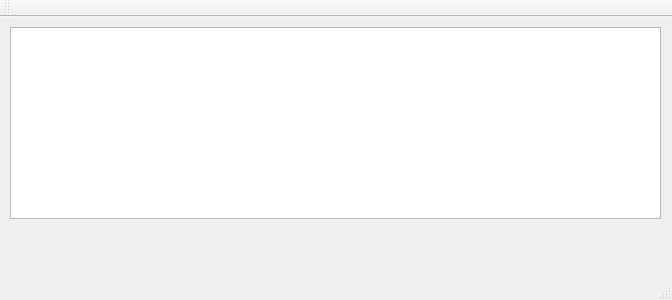
<?xml version="1.0" encoding="UTF-8"?>
<ui version="4.0">
 <class>MainWindow</class>
 <widget class="QMainWindow" name="MainWindow">
  <property name="geometry">
   <rect>
    <x>0</x>
    <y>0</y>
    <width>672</width>
    <height>300</height>
   </rect>
  </property>
  <property name="windowTitle">
   <string>MainWindow</string>
  </property>
  <widget class="QWidget" name="centralWidget">
   <widget class="QTextBrowser" name="textBrowser">
    <property name="geometry">
     <rect>
      <x>10</x>
      <y>10</y>
      <width>651</width>
      <height>192</height>
     </rect>
    </property>
   </widget>
  </widget>
  <widget class="QMenuBar" name="menuBar">
   <property name="geometry">
    <rect>
     <x>0</x>
     <y>0</y>
     <width>672</width>
     <height>23</height>
    </rect>
   </property>
  </widget>
  <widget class="QToolBar" name="mainToolBar">
   <attribute name="toolBarArea">
    <enum>TopToolBarArea</enum>
   </attribute>
   <attribute name="toolBarBreak">
    <bool>false</bool>
   </attribute>
  </widget>
  <widget class="QStatusBar" name="statusBar"/>
 </widget>
 <layoutdefault spacing="6" margin="11"/>
 <resources/>
 <connections/>
</ui>
